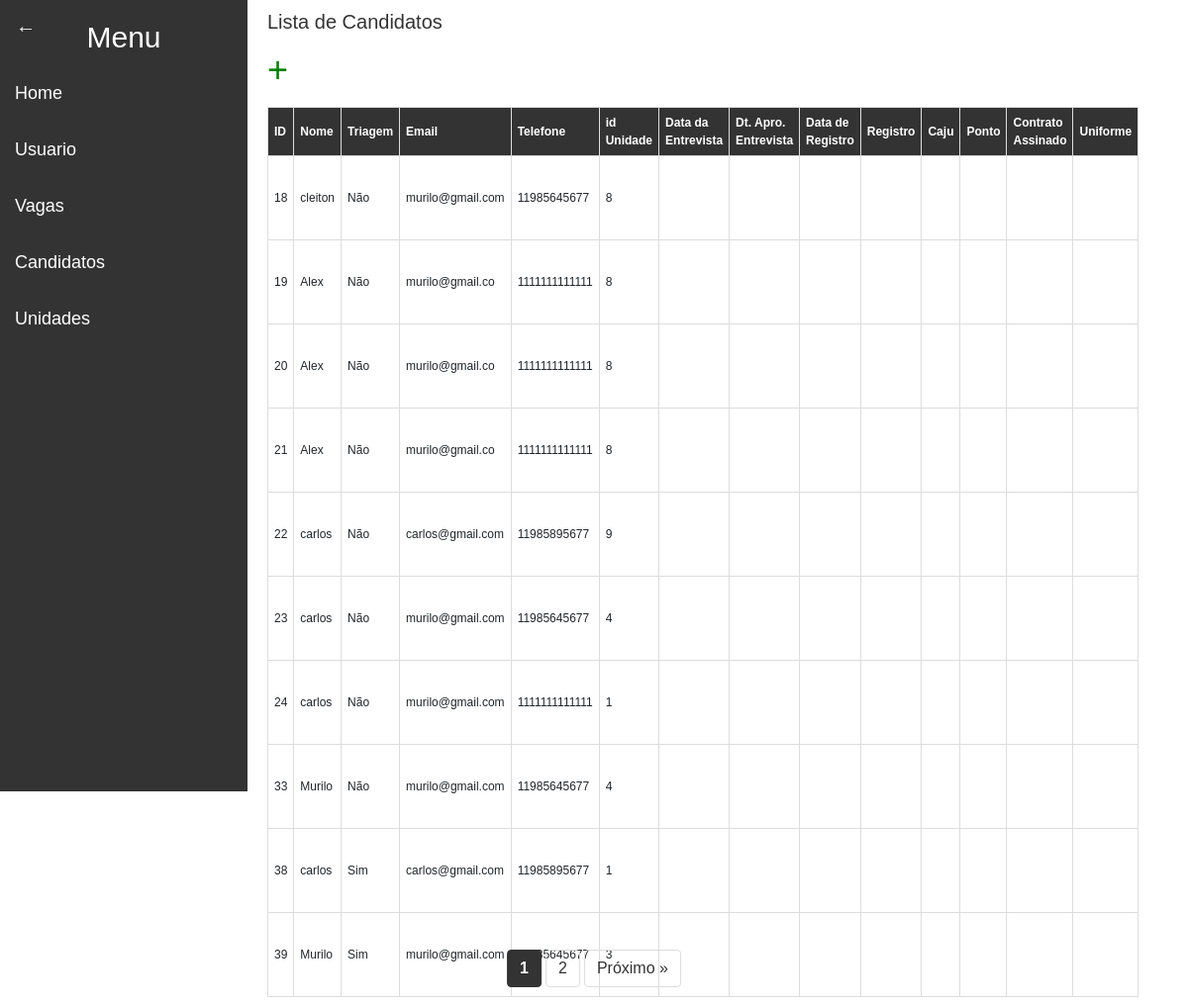
Screenshot of /pages/adm/Candidatos/index.php with the database file from the repository.
### tables this page shows
CREATE TABLE `tbcandidato` (
  `idCandidato` int(11) NOT NULL,
  `nomeCandidato` varchar(255) DEFAULT NULL,
  `triagemCandidato` char(10) DEFAULT NULL,
  `emailCandidato` varchar(255) DEFAULT NULL,
  `telefoneCandidato` char(15) DEFAULT NULL,
  `idUnidade` int(11) DEFAULT NULL,
  `idVaga` int(11) DEFAULT NULL,
  `dataEntrevista` date DEFAULT NULL,
  `dataAprovacaoEntrevista` date DEFAULT NULL,
  `dataRegistro` date DEFAULT NULL,
  `registro` char(255) DEFAULT NULL,
  `caju` char(255) DEFAULT NULL,
  `ponto` char(255) DEFAULT NULL,
  `contratoAssinado` char(255) DEFAULT NULL,
  `uniforme` char(255) DEFAULT NULL
);

### pages/adm/Candidatos/index.php (the view, shortened to what this page needs)
<!DOCTYPE html>
<html lang="pt-BR">
<head>
    <link rel="stylesheet" href="https://stackpath.bootstrapcdn.com/bootstrap/4.5.2/css/bootstrap.min.css">
    <link rel="stylesheet" href="../../../css/admStyle.css">
</head>
<body>
    <?php include '../../../components/admSidebar.php'; ?>
    <div class="content">
        <h1>Lista de Candidatos</h1>
        <div style="overflow-x: auto;">
            <span class='crud-icons create' title='Criar Novo' onclick='openCreateModal()'>&#43;</span>
            <table>
                <thead>
                    <tr>
                        <th>ID</th>
                        <th>Nome</th>
                        <th>Triagem</th>
                        <th>Email</th>
                        <th>Telefone</th>
                        <th>id Unidade</th>
                        <th>Data da Entrevista</th>
                        <th>Dt. Apro. Entrevista</th>
                        <th>Data de Registro</th>
                        <th>Registro</th>
                        <th>Caju</th>
                        <th>Ponto</th>
                        <th>Contrato Assinado</th>
                        <th>Uniforme</th>
                    </tr>
                </thead>
                <tbody>
                <?php
                    $servername = "50.116.86.123/pages/Login/";
                    $username = "motionfi_contato
";
                    $password = "68141096@Total";
                    $dbname = "motionfi_bdmotion";
                    $conn = new mysqli($servername, $username, $password, $dbname);
                    $itensPorPagina = 10;
                    $pagina = isset($_GET['pagina']) ? (int)$_GET['pagina'] : 1;
                    $offset = ($pagina - 1) * $itensPorPagina;
                    $sqlTotal = "SELECT COUNT(*) AS total FROM tbCandidato";
                    $resultTotal = $conn->query($sqlTotal);
                    $rowTotal = $resultTotal->fetch_assoc();
                    $totalCandidatos = $rowTotal['total'];
                    $totalPaginas = ceil($totalCandidatos / $itensPorPagina);
                    $sql = "SELECT idCandidato, nomeCandidato, triagemCandidato, emailCandidato, telefoneCandidato, idUnidade, dataEntrevista, dataAprovacaoEntrevista, dataRegistro, registro, caju, ponto, contratoAssinado, uniforme FROM tbCandidato LIMIT $itensPorPagina OFFSET $offset";
                    $result = $conn->query($sql);
                    if ($result->num_rows > 0) {
                        while ($row = $result->fetch_assoc()) {
                            echo "<tr>";
                            echo "<td>" . $row["idCandidato"] . "</td>";
                            echo "<td>" . $row["nomeCandidato"] . "</td>";
                            echo "<td>" . $row["triagemCandidato"] . "</td>";
                            echo "<td>" . $row["emailCandidato"] . "</td>";
                            echo "<td>" . $row["telefoneCandidato"] . "</td>";
                            echo "<td>" . $row["idUnidade"] . "</td>";
                            echo "<td>" . $row["dataEntrevista"] . "</td>";
                            echo "<td>" . $row["dataAprovacaoEntrevista"] . "</td>";
                            echo "<td>" . $row["dataRegistro"] . "</td>";
                            echo "<td>" . $row["registro"] . "</td>";
                            echo "<td>" . $row["caju"] . "</td>";
                            echo "<td>" . $row["ponto"] . "</td>";
                            echo "<td>" . $row["contratoAssinado"] . "</td>";
                            echo "<td>" . $row["uniforme"] . "</td>";
                            echo "</tr>";
                        }
                    } else {
                        echo "<tr><td colspan='15'>Nenhum candidato encontrado.</td></tr>";
                    }
                    ?>
                </tbody>
            </table>
        </div>
    </div>
    <div class="pagination">
            <?php
            for ($i = 1; $i <= $totalPaginas; $i++) {
                if ($i == $pagina) {
                    echo "<strong>$i</strong>";
                } else {
                    echo "<a href='?pagina=$i'>$i</a>";
                }
            }
            if ($pagina < $totalPaginas) {
                echo "<a href='?pagina=" . ($pagina + 1) . "'>Próximo &raquo;</a>";
            }
            ?>
        </div>
</body>
</html>

### css/admStyle.css (style rules this page uses)
body { margin: 0; font-family: Arial, sans-serif; }
.content { margin-left: 260px; padding: 10px; width: 75%; }
h1 { color: #333; font-size: 20px; margin-bottom: 10px; }
table { width: 100%; border-collapse: collapse; margin-top: 10px; overflow-x: auto; }
table, th, td { border: 1px solid #ddd; }
th, td { padding: 6px; text-align: left; font-size: 12px; }
th { background-color: #333; color: white; }
.crud-icons { font-size: 14px; margin-right: 6px; cursor: pointer; }
.create { color: green; }
.pagination { position: fixed; bottom: 20px; left: 50%; transform: translateX(-50%); text-align: center; z-index: 1000; }
.pagination a, .pagination strong { display: inline-block; padding: 6px 12px; margin: 0 2px; text-decoration: none; color: #333; border: 1px solid #ddd; border-radius: 4px; }
.pagination strong { background-color: #333; color: #fff; border-color: #333; }

### pages/adm/Candidatos/index.php (style rules this page uses)
.crud-icons { font-size: 16px; margin-right: 8px; cursor: pointer; color: #333; }
.create { font-size: 36px; color: green; }

### rows the page displays
tbcandidato: idCandidato "18", nomeCandidato "cleiton", triagemCandidato "Não", emailCandidato "murilo@gmail.com", telefoneCandidato "11985645677", idUnidade "8"
tbcandidato: idCandidato "19", nomeCandidato "Alex", triagemCandidato "Não", emailCandidato "murilo@gmail.co", telefoneCandidato "1111111111111", idUnidade "8"
tbcandidato: idCandidato "20", nomeCandidato "Alex", triagemCandidato "Não", emailCandidato "murilo@gmail.co", telefoneCandidato "1111111111111", idUnidade "8"
tbcandidato: idCandidato "21", nomeCandidato "Alex", triagemCandidato "Não", emailCandidato "murilo@gmail.co", telefoneCandidato "1111111111111", idUnidade "8"
tbcandidato: idCandidato "22", nomeCandidato "carlos", triagemCandidato "Não", emailCandidato "carlos@gmail.com", telefoneCandidato "11985895677", idUnidade "9"
tbcandidato: idCandidato "23", nomeCandidato "carlos", triagemCandidato "Não", emailCandidato "murilo@gmail.com", telefoneCandidato "11985645677", idUnidade "4"
tbcandidato: idCandidato "24", nomeCandidato "carlos", triagemCandidato "Não", emailCandidato "murilo@gmail.com", telefoneCandidato "1111111111111", idUnidade "1"
tbcandidato: idCandidato "33", nomeCandidato "Murilo", triagemCandidato "Não", emailCandidato "murilo@gmail.com", telefoneCandidato "11985645677", idUnidade "4"
tbcandidato: idCandidato "38", nomeCandidato "carlos", triagemCandidato "Sim", emailCandidato "carlos@gmail.com", telefoneCandidato "11985895677", idUnidade "1"
tbcandidato: idCandidato "39", nomeCandidato "Murilo", triagemCandidato "Sim", emailCandidato "murilo@gmail.com", telefoneCandidato "11985645677", idUnidade "3"
